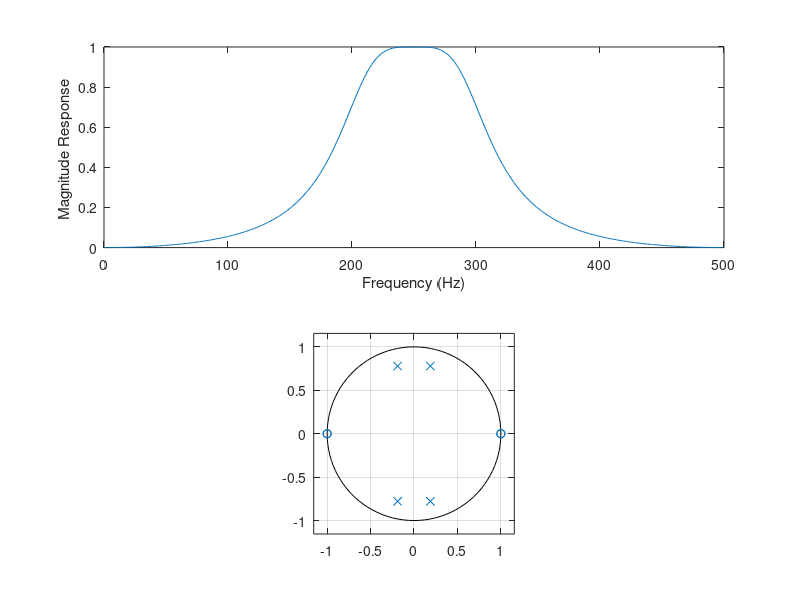

This chart was generated by the following MATLAB code:

%
% m-file for Example 8B.6 (Program 8B.6, p572)
%	Program name: prog8b6.m
%	Band pass filter
%
Fs=1000;										%	Sampling frequency
Ap=3;
As=20;
Wp=[200/500, 300/500];					%	Band edge frequencies
Ws=[50/500, 450/500];
[N, Wc]=buttord(Wp, Ws, Ap, As);		% Determine filter order
[zz, pz, kz]=butter(N,Wp);				% Digitise filter
[b, a]=butter(N, Wp);
subplot(2,1,1)								%	Plot magnitude freq. response
[H, f]=freqz(b, a, 512, Fs);			
plot(f, abs(H))
xlabel('Frequency (Hz)')
ylabel('Magnitude Response ')
subplot(2,1,2)								%	Plot pole-zero diagram
zplane(b, a)
